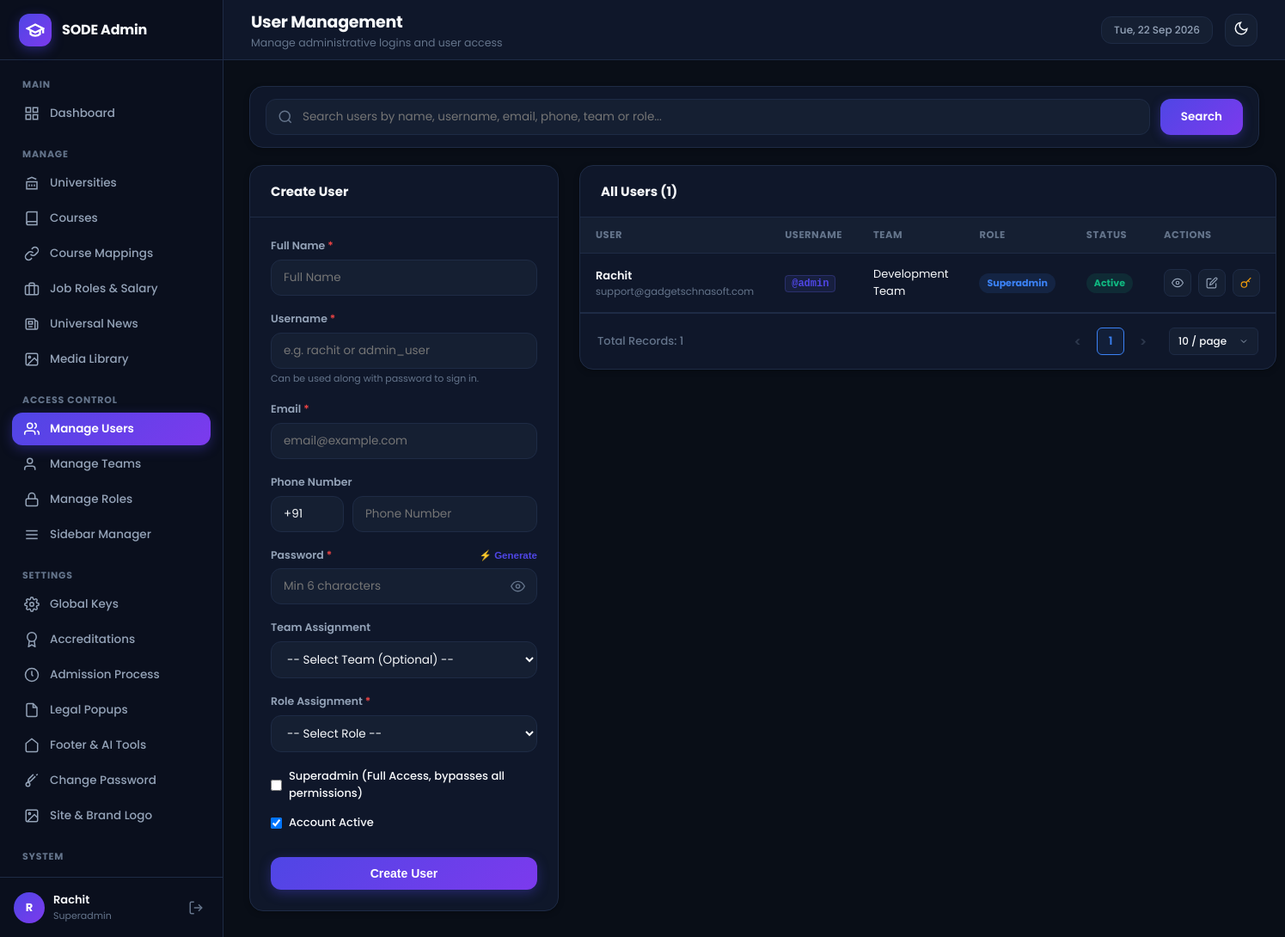
The app's page /admin/modules/rbac/users.php (signed in), older data.
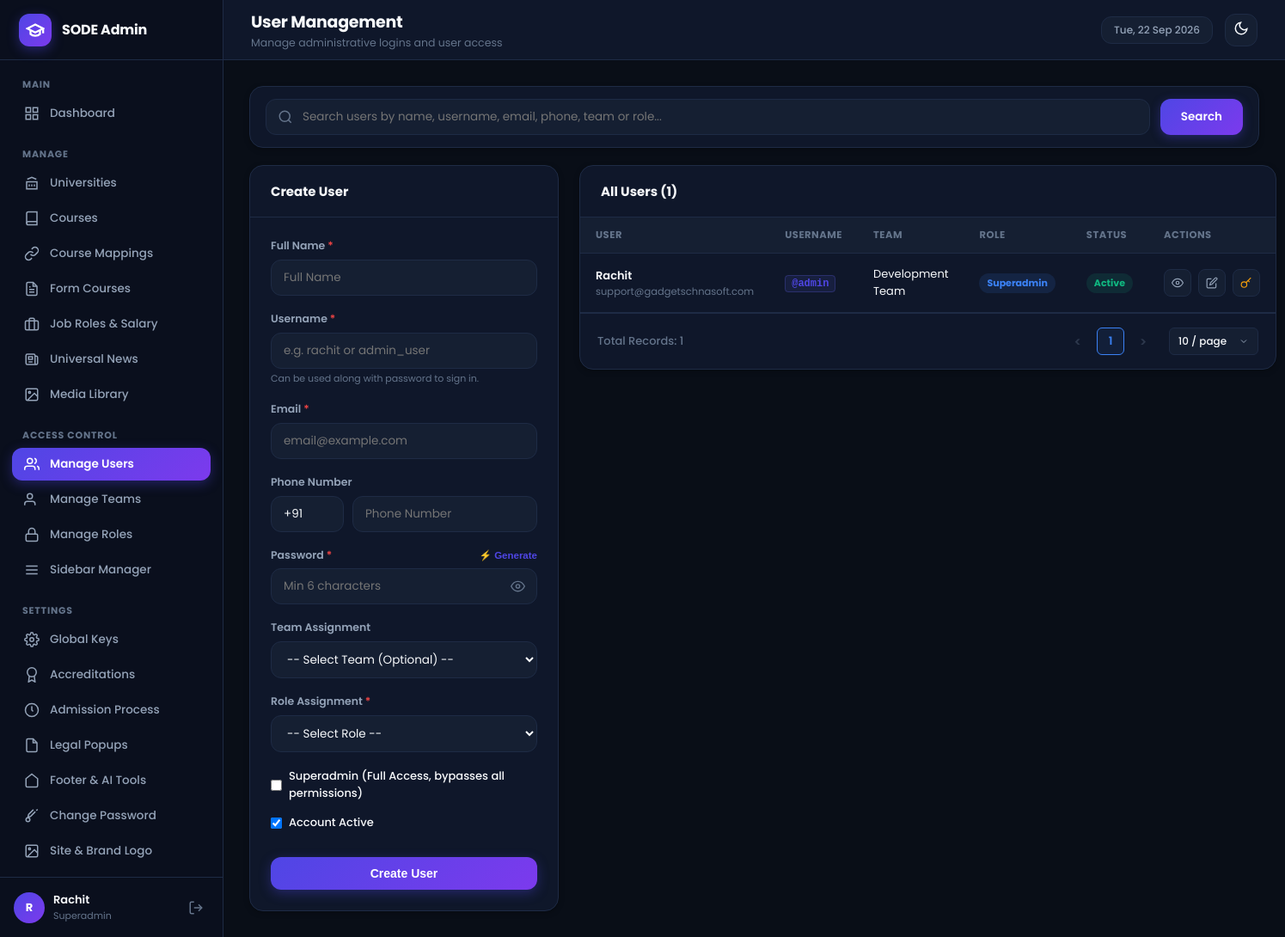
The same page, newer data.
### tables this page shows
CREATE TABLE IF NOT EXISTS `sidebar_items` (
  `id` INT UNSIGNED AUTO_INCREMENT PRIMARY KEY,
  `display_name` VARCHAR(100) NOT NULL,
  `page_route` VARCHAR(255) NOT NULL,
  `sort_order` INT DEFAULT 0,
  `active_page_key` VARCHAR(100) NOT NULL,
  `rbac_module_key` VARCHAR(100) NOT NULL,
  `menu_section` VARCHAR(100) DEFAULT 'Manage',
  `icon_svg` TEXT NULL,
  `is_superadmin_only` TINYINT(1) DEFAULT 0,
  `is_active` TINYINT(1) DEFAULT 1,
  `created_at` TIMESTAMP DEFAULT CURRENT_TIMESTAMP
);

CREATE TABLE IF NOT EXISTS `users` (
  `id` INT UNSIGNED AUTO_INCREMENT PRIMARY KEY,
  `name` VARCHAR(150) NOT NULL,
  `email` VARCHAR(191) NOT NULL UNIQUE,
  `username` VARCHAR(100) NULL UNIQUE,
  `country_code` VARCHAR(10) DEFAULT '+91',
  `phone` VARCHAR(25) NULL,
  `password_hash` VARCHAR(255) NOT NULL,
  `team_id` INT UNSIGNED NULL,
  `role_id` INT UNSIGNED NULL,
  `is_superadmin` TINYINT(1) DEFAULT 0,
  `is_active` TINYINT(1) DEFAULT 1,
  `created_at` TIMESTAMP DEFAULT CURRENT_TIMESTAMP,
  CONSTRAINT `fk_user_team` FOREIGN KEY (`team_id`) REFERENCES `teams` (`id`) ON DELETE SET NULL,
  CONSTRAINT `fk_user_role` FOREIGN KEY (`role_id`) REFERENCES `roles` (`id`) ON DELETE SET NULL
);

CREATE TABLE IF NOT EXISTS `teams` (
  `id` INT UNSIGNED AUTO_INCREMENT PRIMARY KEY,
  `name` VARCHAR(100) NOT NULL UNIQUE,
  `description` TEXT NULL,
  `created_at` TIMESTAMP DEFAULT CURRENT_TIMESTAMP
);

CREATE TABLE IF NOT EXISTS `roles` (
  `id` INT UNSIGNED AUTO_INCREMENT PRIMARY KEY,
  `name` VARCHAR(100) NOT NULL UNIQUE,
  `created_at` TIMESTAMP DEFAULT CURRENT_TIMESTAMP
);

### admin/modules/rbac/users.php (the view, shortened to what the changed rows need)
<?php
$active_page_key = 'users';
$db = get_db_connection();
$search = trim($_GET['q'] ?? '');
$where_sql = "";
$params = [];
$pagination = sode_get_pagination_params(10);
$page = $pagination['page'];
$per_page = $pagination['per_page'];
$offset = $pagination['offset'];
$count_query = "
    SELECT COUNT(*)
    FROM users u
    LEFT JOIN teams t ON u.team_id = t.id
    LEFT JOIN roles r ON u.role_id = r.id
    $where_sql
";
if ($search !== '') {
    $count_stmt = $db->prepare($count_query);
    $count_stmt->execute($params);
    $total_users = (int)$count_stmt->fetchColumn();
} else {
    $total_users = (int)$db->query($count_query)->fetchColumn();
}
$stmt = $db->prepare("
    SELECT u.*, t.name AS team_name, r.name AS role_name
    FROM users u
    LEFT JOIN teams t ON u.team_id = t.id
    LEFT JOIN roles r ON u.role_id = r.id
    $where_sql
    ORDER BY u.id DESC
    LIMIT :limit OFFSET :offset
");
$stmt->bindValue(':limit', $per_page, PDO::PARAM_INT);
$stmt->bindValue(':offset', $offset, PDO::PARAM_INT);
$stmt->execute();
$users = $stmt->fetchAll();
require_once ADMIN_PATH . '/includes/header.php';
?>
<div class="split-layout">
    <div class="admin-card">
        <div class="table-responsive">
            <table class="admin-table">
                <thead>
                    <tr>
                        <th>User</th>
                        <th>Username</th>
                        <th>Team</th>
                        <th>Role</th>
                        <th>Status</th>
                        <th>Actions</th>
                    </tr>
                </thead>
                <tbody>
                    <?php if (empty($users)): ?>
                        <tr><td colspan="6" style="text-align:center; padding:32px; color:var(--text-dim);"><?php echo $search !== '' ? 'No users match your search query "' . htmlspecialchars($search) . '".' : 'No users found.'; ?></td></tr>
                    <?php else: ?>
                        <?php foreach ($users as $u): ?>
                            <tr>
                                <td>
                                    <div style="font-weight:600; color:var(--text-main);"><?php echo htmlspecialchars($u['name']); ?></div>
                                    <div style="font-size:11.5px; color:var(--text-dim);"><?php echo htmlspecialchars($u['email']); ?></div>
                                </td>
                                <td>
                                    <?php if (!empty($u['username'])): ?>
                                        <code style="font-size:12px; font-weight:600; color:var(--primary); background:rgba(99, 102, 241, 0.1); padding:2px 7px; border-radius:4px; border:1px solid rgba(99, 102, 241, 0.25);">@<?php echo htmlspecialchars($u['username']); ?></code>
                                    <?php else: ?>
                                        <span style="color:var(--text-dim); font-size:12px;">—</span>
                                    <?php endif; ?>
                                </td>
                                <td><?php echo htmlspecialchars($u['team_name'] ?? 'No Team'); ?></td>
                                <td>
                                    <span class="badge <?php echo $u['is_superadmin'] ? 'badge-info' : 'badge-muted'; ?>">
                                        <?php echo $u['is_superadmin'] ? 'Superadmin' : htmlspecialchars($u['role_name'] ?? 'User'); ?>
                                    </span>
                                </td>
                                <td>
                                    <span class="badge <?php echo $u['is_active'] ? 'badge-success' : 'badge-danger'; ?>">
                                        <?php echo $u['is_active'] ? 'Active' : 'Inactive'; ?>
                                    </span>
                                </td>
                                <td>
                                    <div class="table-actions">
                                        <button type="button" class="action-btn" title="View User Details" onclick='openViewUserModal(<?php echo htmlspecialchars(json_encode([
                                            "id"            => (int)$u["id"],
                                            "name"          => $u["name"] ?? "",
                                            "username"      => $u["username"] ?? "",
                                            "email"         => $u["email"] ?? "",
                                            "country_code"  => $u["country_code"] ?? "+91",
                                            "phone"         => $u["phone"] ?? "",
                                            "plain_password"=> $u["plain_password"] ?? "",
                                            "team_name"     => $u["team_name"] ?? "No Team",
                                            "role_name"     => $u["role_name"] ?? "User",
                                            "is_superadmin" => !empty($u["is_superadmin"]),
                                            "is_active"     => !empty($u["is_active"]),
                                            "created_at"    => !empty($u["created_at"]) ? date("d M Y, h:i A", strtotime($u["created_at"])) : "—"
                                        ]), ENT_QUOTES, "UTF-8"); ?>)'>
                                            <svg width="14" height="14" viewBox="0 0 24 24" fill="none" stroke="currentColor" stroke-width="2"><path d="M1 12s4-8 11-8 11 8 11 8-4 8-11 8-11-8-11-8z"></path><circle cx="12" cy="12" r="3"></circle></svg>
                                        </button>
                                        <a href="<?php echo BASE_URL; ?>/modules/rbac/users.php?action=edit&id=<?php echo $u['id']; ?>" class="action-btn" title="Edit">
                                            <svg width="14" height="14" viewBox="0 0 24 24" fill="none" stroke="currentColor" stroke-width="2"><path d="M11 4H4a2 2 0 0 0-2 2v14a2 2 0 0 0 2 2h14a2 2 0 0 0 2-2v-7"></path><path d="M18.5 2.5a2.121 2.121 0 0 1 3 3L12 15l-4 1 1-4 9.5-9.5z"></path></svg>
                                        </a>
                                        <button type="button" class="action-btn" title="Reset Password" style="color:#f59e0b;" onclick='openResetPasswordModal(<?php echo htmlspecialchars(json_encode([
                                            "id"            => (int)$u["id"],
                                            "name"          => $u["name"] ?? "",
                                            "username"      => $u["username"] ?? "",
                                            "email"         => $u["email"] ?? "",
                                            "plain_password"=> $u["plain_password"] ?? ""
                                        ]), ENT_QUOTES, "UTF-8"); ?>)'>
                                            <svg width="14" height="14" viewBox="0 0 24 24" fill="none" stroke="currentColor" stroke-width="2"><circle cx="7.5" cy="15.5" r="5.5"></circle><path d="m21 2-9.6 9.6"></path><path d="m15.5 7.5 3 3"></path></svg>
                                        </button>
                                    </div>
                                </td>
                            </tr>
                        <?php endforeach; ?>
                    <?php endif; ?>
                </tbody>
            </table>
        </div>
        <?php echo sode_render_pagination($total_users, $page, $per_page); ?>
    </div>
</div>
<?php
require_once ADMIN_PATH . '/includes/footer.php';
?>

### admin/includes/sidebar.php (shortened to what the changed rows need)
<?php
$current_user = get_logged_in_user();
$sidebar_items = get_user_sidebar_items();
$grouped_items = [];
foreach ($sidebar_items as $item) {
    $section = !empty($item['menu_section']) ? strtoupper($item['menu_section']) : 'MANAGE';
    $grouped_items[$section][] = $item;
}
if (empty($active_page_key)) {
    $current_script = str_replace('\\', '/', $_SERVER['SCRIPT_NAME'] ?? $_SERVER['PHP_SELF'] ?? '');
    if (preg_match('#/modules/([^/]+)/#', $current_script, $matches)) {
        $current_page_key = $matches[1];
    } elseif (strpos($current_script, 'dashboard.php') !== false) {
        $current_page_key = 'dashboard';
    } else {
        $current_page_key = '';
    }
} else {
    $current_page_key = $active_page_key;
}
?>
<aside class="app-sidebar" id="app-sidebar">
    <nav class="sidebar-nav">
        <?php foreach ($grouped_items as $section_title => $section_items): ?>
            <div class="nav-section">
                <div class="nav-section-title"><?php echo htmlspecialchars($section_title); ?></div>
                <ul class="nav-list">
                    <?php foreach ($section_items as $item):
                        $route = (strpos($item['page_route'], 'http') === 0) ? $item['page_route'] : BASE_URL . '/' . ltrim($item['page_route'], '/');
                        $is_active = ($current_page_key !== '' && $current_page_key === $item['active_page_key']);
                    ?>
                        <li class="nav-item <?php echo $is_active ? 'active' : ''; ?>">
                            <a href="<?php echo htmlspecialchars($route); ?>">
                                <?php if (!empty($item['icon_svg'])): ?>
                                    <?php echo $item['icon_svg']; ?>
                                <?php else: ?>
                                    <svg width="18" height="18" viewBox="0 0 24 24" fill="none" stroke="currentColor" stroke-width="2"><circle cx="12" cy="12" r="4"></circle></svg>
                                <?php endif; ?>
                                <span><?php echo htmlspecialchars($item['display_name']); ?></span>
                            </a>
                        </li>
                    <?php endforeach; ?>
                </ul>
            </div>
        <?php endforeach; ?>
    </nav>
    <div class="sidebar-user-footer">
        <div class="user-info-wrap">
            <div class="user-avatar">
                <?php echo htmlspecialchars(get_user_initials($current_user['name'])); ?>
            </div>
            <div class="user-details">
                <span class="user-name"><?php echo htmlspecialchars($current_user['name']); ?></span>
                <span class="user-role-badge"><?php echo htmlspecialchars($current_user['role_name']); ?></span>
            </div>
        </div>
    </div>
</aside>

### admin/includes/helpers.php (shortened to what the changed rows need)
<?php
function get_user_initials($name) {
    $parts = explode(' ', trim($name));
    $initials = '';
    if (!empty($parts[0])) $initials .= strtoupper(substr($parts[0], 0, 1));
    return !empty($initials) ? $initials : 'U';
}
if (!function_exists('sode_get_pagination_params')) {
    function sode_get_pagination_params($default_per_page = 10, $allowed = [10, 25, 50, 100], $page_key = 'page', $per_page_key = 'per_page') {
        $page = isset($_GET[$page_key]) ? (int)$_GET[$page_key] : 1;
        $per_page = isset($_GET[$per_page_key]) ? (int)$_GET[$per_page_key] : $default_per_page;
        $offset = ($page - 1) * $per_page;
        return [
            'page'     => $page,
            'per_page' => $per_page,
            'offset'   => $offset
        ];
    }
}
if (!function_exists('sode_render_pagination')) {
    function sode_render_pagination($total_records, $current_page, $per_page, $allowed = [10, 25, 50, 100], $page_key = 'page', $per_page_key = 'per_page') {
        $total_records = max(0, (int)$total_records);
        $per_page = max(1, (int)$per_page);
        $total_pages = max(1, (int)ceil($total_records / $per_page));
        $current_page = max(1, min((int)$current_page, $total_pages));
        $queryParams = $_GET ?? [];
        $buildUrl = function($p, $pp = null) use ($queryParams, $page_key, $per_page_key, $per_page) {
            $params = $queryParams;
            $params[$page_key] = $p;
            $params[$per_page_key] = ($pp !== null) ? $pp : $per_page;
            return '?' . http_build_query($params);
        };
        $pages = [];
        if ($total_pages <= 7) {
            for ($i = 1; $i <= $total_pages; $i++) {
                $pages[] = $i;
            }
        }
        ?>
        <div class="sode-pagination-bar">
            <div class="sode-pagination-left">
                <span class="sode-pagination-total">Total Records: <?php echo number_format($total_records); ?></span>
            </div>
            <div class="sode-pagination-right">
                <?php if ($current_page > 1): ?>
                    <a href="<?php echo htmlspecialchars($buildUrl($current_page - 1)); ?>" class="sode-page-link sode-page-nav" title="Previous Page">&lt;</a>
                <?php else: ?>
                    <span class="sode-page-link sode-page-nav disabled">&lt;</span>
                <?php endif; ?>
                <?php foreach ($pages as $p): ?>
                    <?php if ($p === '...'): ?>
                        <span class="sode-page-ellipsis">&hellip;</span>
                    <?php elseif ($p == $current_page): ?>
                        <span class="sode-page-link active"><?php echo $p; ?></span>
                    <?php else: ?>
                        <a href="<?php echo htmlspecialchars($buildUrl($p)); ?>" class="sode-page-link"><?php echo $p; ?></a>
                    <?php endif; ?>
                <?php endforeach; ?>
                <?php if ($current_page < $total_pages): ?>
                    <a href="<?php echo htmlspecialchars($buildUrl($current_page + 1)); ?>" class="sode-page-link sode-page-nav" title="Next Page">&gt;</a>
                <?php else: ?>
                    <span class="sode-page-link sode-page-nav disabled">&gt;</span>
                <?php endif; ?>
                <div class="sode-per-page-wrap">
                    <select class="sode-per-page-select" onchange="window.location.href=this.value;" title="Records per page">
                    </select>
                </div>
            </div>
        </div>
        <?php
        return ob_get_clean();
    }
}

Row changes from the older to the newer data that the page shows:
added sidebar_items: display_name "Form Courses", shown under "MANAGE"
Text that changed along with them:
list line gone: "SYSTEM"
